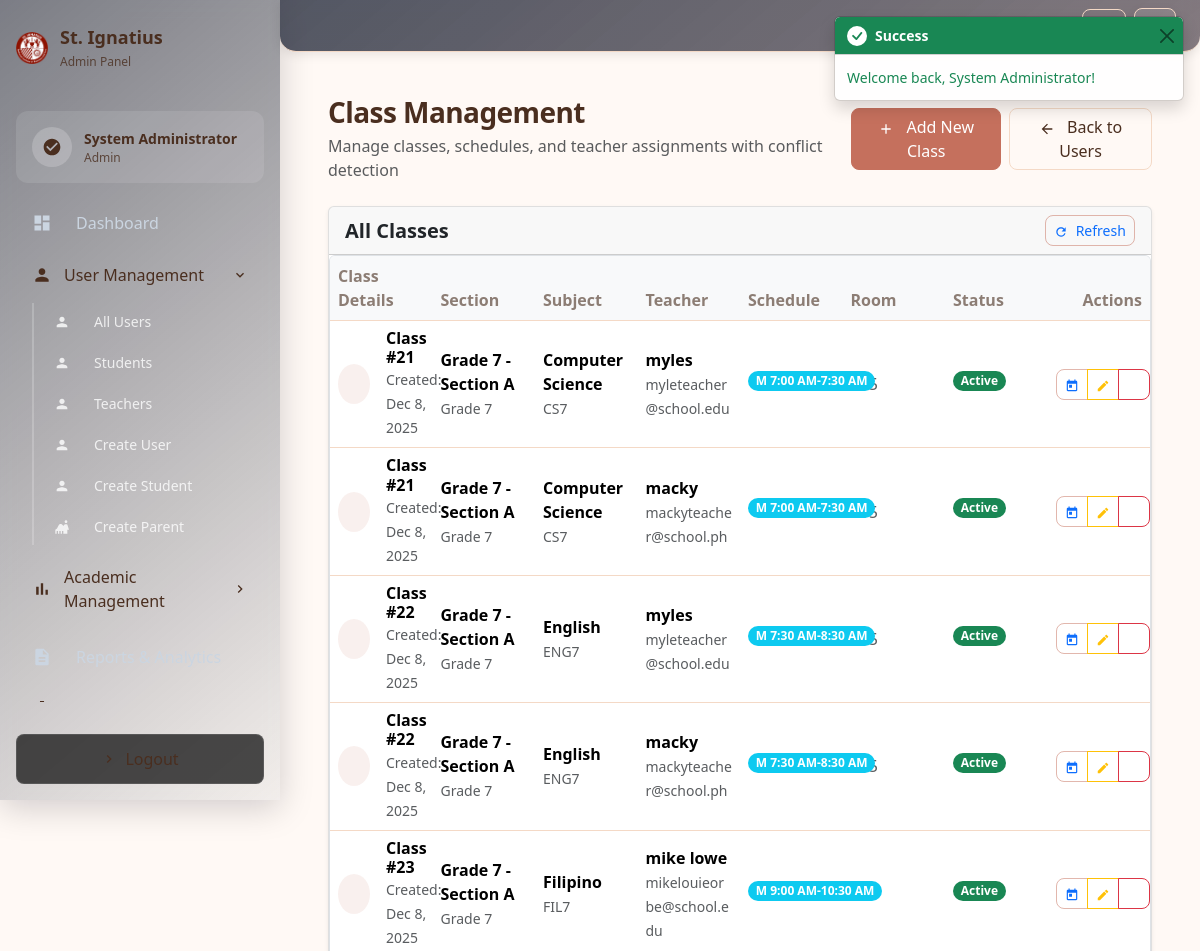
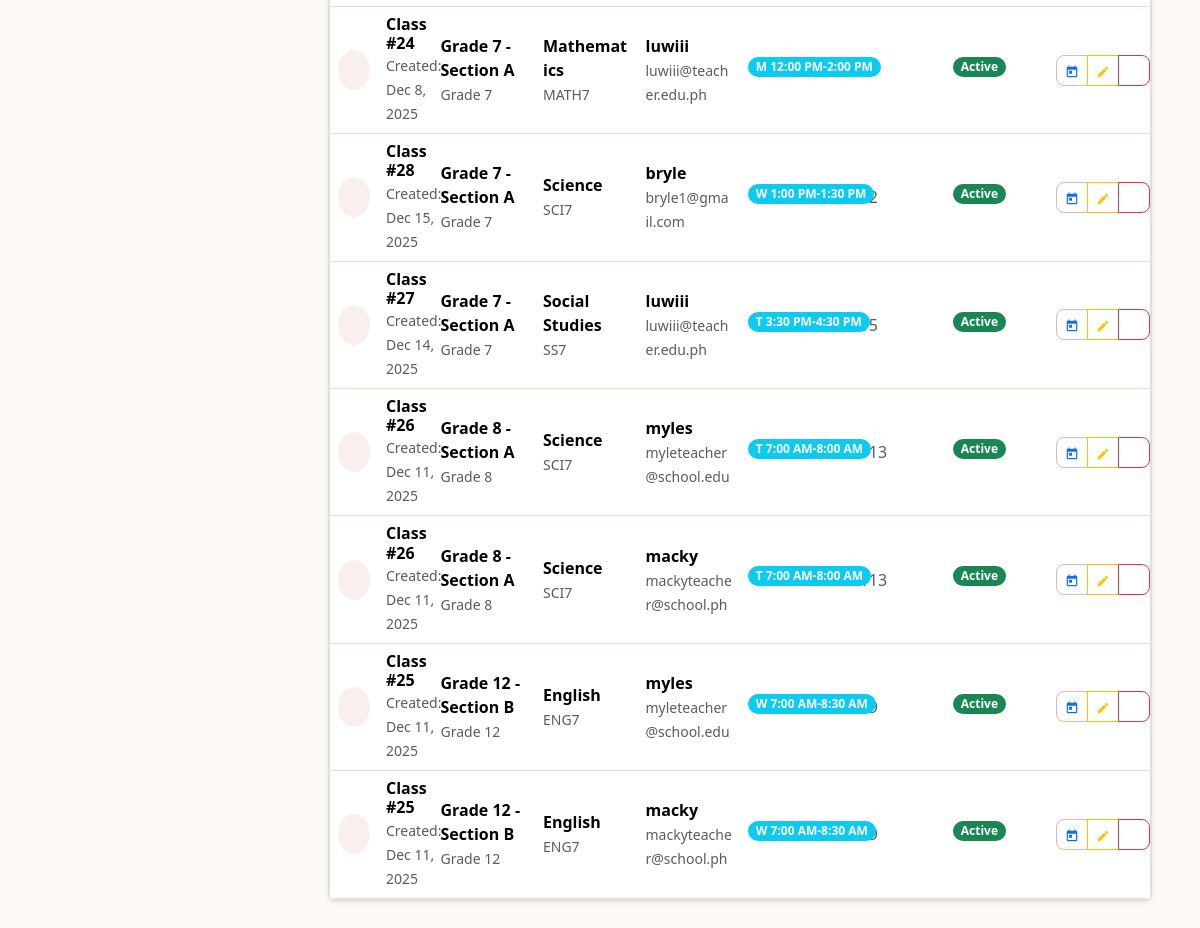
The page /admin/classes (signed in) on the database its author committed (2 pictures, top to bottom).
### tables this page shows
CREATE TABLE `classes` (
  `id` int(10) UNSIGNED NOT NULL,
  `section_id` int(10) UNSIGNED NOT NULL,
  `subject_id` int(10) UNSIGNED NOT NULL,
  `teacher_id` int(10) UNSIGNED NOT NULL,
  `school_year` varchar(10) NOT NULL DEFAULT '2025-2026',
  `semester` enum('1st','2nd') DEFAULT '1st',
  `schedule` varchar(100) DEFAULT NULL,
  `room` varchar(50) DEFAULT NULL,
  `is_active` tinyint(1) DEFAULT 1,
  `created_at` timestamp NOT NULL DEFAULT current_timestamp(),
  `updated_at` timestamp NOT NULL DEFAULT current_timestamp() ON UPDATE current_timestamp()
);

CREATE TABLE `sections` (
  `id` int(10) UNSIGNED NOT NULL,
  `name` varchar(100) NOT NULL,
  `grade_level` tinyint(3) UNSIGNED NOT NULL,
  `room` varchar(50) DEFAULT NULL,
  `max_students` int(11) DEFAULT 50,
  `school_year` varchar(10) NOT NULL DEFAULT '2025-2026',
  `adviser_id` int(10) UNSIGNED DEFAULT NULL,
  `description` text DEFAULT NULL,
  `is_active` tinyint(1) DEFAULT 1,
  `created_at` timestamp NOT NULL DEFAULT current_timestamp()
);

CREATE TABLE `subjects` (
  `id` int(10) UNSIGNED NOT NULL,
  `name` varchar(191) NOT NULL,
  `code` varchar(20) NOT NULL,
  `grade_level` tinyint(3) UNSIGNED NOT NULL,
  `description` text DEFAULT NULL,
  `ww_percent` tinyint(3) UNSIGNED DEFAULT 30,
  `pt_percent` tinyint(3) UNSIGNED DEFAULT 50,
  `qe_percent` tinyint(3) UNSIGNED DEFAULT 20,
  `attendance_percent` tinyint(3) UNSIGNED DEFAULT 10,
  `is_active` tinyint(1) DEFAULT 1,
  `created_at` timestamp NOT NULL DEFAULT current_timestamp()
);

CREATE TABLE `users` (
  `id` int(10) UNSIGNED NOT NULL,
  `role` enum('admin','teacher','adviser','student','parent') NOT NULL,
  `email` varchar(191) NOT NULL,
  `password_hash` varchar(255) NOT NULL,
  `name` varchar(191) NOT NULL,
  `phone` varchar(20) DEFAULT NULL,
  `address` text DEFAULT NULL,
  `created_at` timestamp NOT NULL DEFAULT current_timestamp(),
  `updated_at` timestamp NOT NULL DEFAULT current_timestamp() ON UPDATE current_timestamp(),
  `status` enum('pending','active','suspended') DEFAULT 'pending',
  `requested_role` enum('admin','teacher','adviser','student','parent') DEFAULT NULL,
  `approved_by` int(10) UNSIGNED DEFAULT NULL,
  `approved_at` timestamp NULL DEFAULT NULL,
  `linked_student_user_id` int(10) UNSIGNED DEFAULT NULL,
  `parent_relationship` enum('father','mother','guardian','grandparent','other') DEFAULT NULL
);

### app/Controllers/AdminController.php (called while the page is built, shortened)
<?php
class AdminController extends Controller
{
    public function classes(): void
    {
        $user = Session::get('user');
        $config = require BASE_PATH . DIRECTORY_SEPARATOR . 'config' . DIRECTORY_SEPARATOR . 'config.php';
        $pdo = Database::connection($config['database']);
        try {
            $stmt = $pdo->prepare('
                SELECT
                    c.id,
                    c.schedule,
                    c.room as class_room,
                    c.room as room,
                    c.semester,
                    c.school_year,
                    c.is_active,
                    c.created_at,
                    sec.id as section_id,
                    sec.name as section_name,
                    sec.grade_level,
                    sec.room as section_room,
                    sub.id as subject_id,
                    sub.name as subject_name,
                    sub.code as subject_code,
                    t.id as teacher_id,
                    u.name as teacher_name,
                    u.email as teacher_email
                FROM classes c
                JOIN sections sec ON c.section_id = sec.id
                JOIN subjects sub ON c.subject_id = sub.id
                JOIN teachers t ON c.teacher_id = t.id
                JOIN users u ON t.user_id = u.id
                WHERE c.school_year = "2025-2026"
                ORDER BY sec.grade_level, sec.name, sub.name
            ');
            $stmt->execute();
            $classes = $stmt->fetchAll(PDO::FETCH_ASSOC);
            $stmt = $pdo->prepare('
                SELECT id, name, grade_level, room
                FROM sections
                WHERE school_year = "2025-2026" AND is_active = 1
                ORDER BY grade_level, name
            ');
            $stmt->execute();
            $sections = $stmt->fetchAll(PDO::FETCH_ASSOC);
            $stmt = $pdo->prepare('
                SELECT id, name, code, grade_level
                FROM subjects
                WHERE is_active = 1
                ORDER BY grade_level, name
            ');
            $stmt->execute();
            $subjects = $stmt->fetchAll(PDO::FETCH_ASSOC);
            $stmt = $pdo->prepare('
                SELECT
                    t.id,
                    t.user_id,
                    u.name,
                    u.email,
                    COALESCE(NULLIF(t.department, \'\'), \'General Education\') AS department
                FROM teachers t
                JOIN users u ON t.user_id = u.id
                WHERE u.status = "active"
                ORDER BY u.name
            ');
            $stmt->execute();
            $teachers = $stmt->fetchAll(PDO::FETCH_ASSOC);
            $this->view->render('admin/classes', [
                'title' => 'Class Management',
                'user' => $user,
                'activeNav' => 'classes',
                'classes' => $classes,
                'sections' => $sections,
                'subjects' => $subjects,
                'teachers' => $teachers,
                'csrf_token' => \Helpers\Csrf::generateToken(),
            ], 'layouts/dashboard');
        } catch (\Exception $e) {
            \Helpers\ErrorHandler::internalServerError('Failed to load class management page: ' . $e->getMessage());
        }
    }
}

### app/bootstrap.php (called while the page is built, shortened)
<?php
spl_autoload_register(function (string $class): void {
    $prefixes = [
        'Core' => APP_PATH . DIRECTORY_SEPARATOR . 'Core',
        'Controllers' => APP_PATH . DIRECTORY_SEPARATOR . 'Controllers',
        'Models' => APP_PATH . DIRECTORY_SEPARATOR . 'Models',
        'Helpers' => APP_PATH . DIRECTORY_SEPARATOR . 'Helpers',
        'Services' => APP_PATH . DIRECTORY_SEPARATOR . 'Services',
        'App' => APP_PATH,
    ];
    foreach ($prefixes as $ns => $dir) {
        $nsPrefix = $ns . '\\';
        if (str_starts_with($class, $nsPrefix)) {
            $relative = substr($class, strlen($nsPrefix));
            $path = $dir . DIRECTORY_SEPARATOR . str_replace('\\', DIRECTORY_SEPARATOR, $relative) . '.php';
            return;
        }
    }
});
$router = new Core\Router();
$router->dispatch($_SERVER['REQUEST_METHOD'] ?? 'GET', $_SERVER['REQUEST_URI'] ?? '/');

### public/index.php (called while the page is built, shortened)
<?php
require_once APP_PATH . DIRECTORY_SEPARATOR . 'bootstrap.php';

### app/Helpers/Url.php (called while the page is built, shortened)
<?php
class Url
{
    public static function basePath(): string
    {
        $scriptName = $_SERVER['SCRIPT_NAME'] ?? '';
        $dir = rtrim(str_replace('\\', '/', dirname($scriptName)), '/');
        return $dir === '/' ? '' : $dir;
    }
    public static function to(string $path = '/'): string
    {
        $normalized = '/' . ltrim($path, '/');
        return self::basePath() . ($normalized === '//' ? '/' : $normalized);
    }
}

### resources/views/admin/classes.php (the view, shortened to what this page needs)
<?php
$classes = $classes ?? [];
?>
<link rel="stylesheet" href="<?= \Helpers\Url::to('/assets/admin-time-management.css') ?>">
<div class="container-fluid">
  <div class="row mb-4">
    <div class="col-12">
      <div class="d-flex justify-content-between align-items-center">
        <div>
          <h1 class="h3 mb-1">Class Management</h1>
          <p class="text-muted mb-0">Manage classes, schedules, and teacher assignments with conflict detection</p>
        </div>
        <div class="d-flex gap-2">
          <button type="button" class="btn btn-primary" data-bs-toggle="modal" data-bs-target="#createClassModal">
            <svg width="16" height="16" fill="currentColor" class="me-2">
              <use href="#icon-plus"></use>
            </svg>
            Add New Class
          </button>
          <a href="<?= \Helpers\Url::to('/admin/users') ?>" class="btn btn-outline-secondary">
            <svg width="16" height="16" fill="currentColor" class="me-2">
              <use href="#icon-arrow-left"></use>
            </svg>
            Back to Users
          </a>
        </div>
      </div>
    </div>
  </div>
  <div class="row">
    <div class="col-12">
      <div class="card">
        <div class="card-header">
          <div class="d-flex justify-content-between align-items-center">
            <h5 class="card-title mb-0">All Classes</h5>
            <div class="d-flex gap-2">
              <button type="button" class="btn btn-sm btn-outline-primary" onclick="refreshScheduleData()">
                <svg width="14" height="14" fill="currentColor" class="me-1">
                  <use href="#icon-refresh"></use>
                </svg>
                Refresh
              </button>
            </div>
          </div>
        </div>
        <div class="card-body p-0">
          <?php if (empty($classes)): ?>
            <div class="text-center py-5">
              <svg width="48" height="48" fill="currentColor" class="text-muted mb-3">
                <use href="#icon-graduation-cap"></use>
              </svg>
              <h5 class="text-muted">No Classes Found</h5>
              <p class="text-muted">Start by creating your first class assignment.</p>
              <button type="button" class="btn btn-primary" data-bs-toggle="modal" data-bs-target="#createClassModal">
                <svg width="16" height="16" fill="currentColor" class="me-2">
                  <use href="#icon-plus"></use>
                </svg>
                Add New Class
              </button>
            </div>
          <?php else: ?>
            <div class="table-responsive">
              <table class="table table-hover mb-0">
                <thead class="table-light">
                  <tr>
                    <th>Class Details</th>
                    <th>Section</th>
                    <th>Subject</th>
                    <th>Teacher</th>
                    <th>Schedule</th>
                    <th>Room</th>
                    <th>Status</th>
                    <th class="text-end">Actions</th>
                  </tr>
                </thead>
                <tbody>
                  <?php foreach ($classes as $class): ?>
                    <tr>
                      <td>
                        <div class="d-flex align-items-center">
                          <div class="bg-primary bg-opacity-10 rounded-circle p-2 me-3">
                            <svg width="16" height="16" fill="currentColor" class="text-primary">
                              <use href="#icon-graduation-cap"></use>
                            </svg>
                          </div>
                          <div>
                            <h6 class="mb-0">Class #<?= $class['id'] ?></h6>
                            <small class="text-muted">Created: <?= date('M j, Y', strtotime($class['created_at'])) ?></small>
                          </div>
                        </div>
                      </td>
                      <td>
                        <div>
                          <span class="fw-semibold"><?= htmlspecialchars($class['section_name']) ?></span>
                          <br>
                          <small class="text-muted">Grade <?= $class['grade_level'] ?></small>
                        </div>
                      </td>
                      <td>
                        <div>
                          <span class="fw-semibold"><?= htmlspecialchars($class['subject_name']) ?></span>
                          <br>
                          <small class="text-muted"><?= htmlspecialchars($class['subject_code']) ?></small>
                        </div>
                      </td>
                      <td>
                        <div>
                          <span class="fw-semibold"><?= htmlspecialchars($class['teacher_name']) ?></span>
                          <br>
                          <small class="text-muted"><?= htmlspecialchars($class['teacher_email']) ?></small>
                        </div>
                      </td>
                      <td>
                        <span class="badge bg-info"><?= htmlspecialchars($class['schedule']) ?></span>
                      </td>
                      <td>
                        <span class="text-muted"><?= htmlspecialchars($class['class_room']) ?></span>
                      </td>
                      <td>
                        <?php if ($class['is_active']): ?>
                          <span class="badge bg-success">Active</span>
                        <?php else: ?>
                          <span class="badge bg-secondary">Inactive</span>
                        <?php endif; ?>
                      </td>
                      <td class="text-end">
                        <div class="btn-group" role="group">
                          <button type="button" class="btn btn-sm btn-outline-primary" onclick="viewSchedule(<?= $class['teacher_id'] ?>, '<?= htmlspecialchars($class['teacher_name']) ?>')">
                            <svg width="14" height="14" fill="currentColor">
                              <use href="#icon-calendar"></use>
                            </svg>
                          </button>
                          <button type="button" class="btn btn-sm btn-outline-warning" onclick="editClass(<?= $class['id'] ?>)">
                            <svg width="14" height="14" fill="currentColor">
                              <use href="#icon-edit"></use>
                            </svg>
                          </button>
                          <button type="button" class="btn btn-sm btn-outline-danger" onclick="deleteClass(<?= $class['id'] ?>)">
                            <svg width="14" height="14" fill="currentColor">
                              <use href="#icon-trash"></use>
                            </svg>
                          </button>
                        </div>
                      </td>
                    </tr>
                  <?php endforeach; ?>
                </tbody>
              </table>
            </div>
          <?php endif; ?>
        </div>
      </div>
    </div>
  </div>
</div>

### rows shown on the page
classes: id "21", created_at "Dec 8, 2025", section.name "Grade 7 - Section A", section.grade_level "7", subject.name "Computer Science", subject.code "CS7", users.name "myles", users.email "myleteacher@school.edu", schedule "M 7:00 AM-7:30 AM", is_active "Active", users.name "macky", users.email "mackyteacher@school.ph"
classes: id "22", created_at "Dec 8, 2025", section.name "Grade 7 - Section A", section.grade_level "7", subject.name "English", subject.code "ENG7", users.name "myles", users.email "myleteacher@school.edu", schedule "M 7:30 AM-8:30 AM", is_active "Active", users.name "macky", users.email "mackyteacher@school.ph"
classes: id "23", created_at "Dec 8, 2025", section.name "Grade 7 - Section A", section.grade_level "7", subject.name "Filipino", subject.code "FIL7", users.name "mike lowe", users.email "mikelouieorbe@school.edu", schedule "M 9:00 AM-10:30 AM", is_active "Active"
classes: id "24", created_at "Dec 8, 2025", section.name "Grade 7 - Section A", section.grade_level "7", subject.name "Mathematics", subject.code "MATH7", users.name "luwiii", users.email "luwiii@teacher.edu.ph", schedule "M 12:00 PM-2:00 PM", is_active "Active"
classes: id "28", created_at "Dec 15, 2025", section.name "Grade 7 - Section A", section.grade_level "7", subject.name "Science", subject.code "SCI7", users.name "bryle", users.email "bryle1@gmail.com", schedule "W 1:00 PM-1:30 PM", is_active "Active"
classes: id "27", created_at "Dec 14, 2025", section.name "Grade 7 - Section A", section.grade_level "7", subject.name "Social Studies", subject.code "SS7", users.name "luwiii", users.email "luwiii@teacher.edu.ph", schedule "T 3:30 PM-4:30 PM", is_active "Active"
classes: id "26", created_at "Dec 11, 2025", section.name "Grade 8 - Section A", section.grade_level "8", subject.name "Science", subject.code "SCI7", users.name "myles", users.email "myleteacher@school.edu", schedule "T 7:00 AM-8:00 AM", is_active "Active", users.name "macky", users.email "mackyteacher@school.ph"
classes: id "25", created_at "Dec 11, 2025", section.name "Grade 12 - Section B", section.grade_level "12", subject.name "English", subject.code "ENG7", users.name "myles", users.email "myleteacher@school.edu", schedule "W 7:00 AM-8:30 AM", is_active "Active", users.name "macky", users.email "mackyteacher@school.ph"

### other values the page prints
$role "Admin"
$user['name'] "System Administrator"
